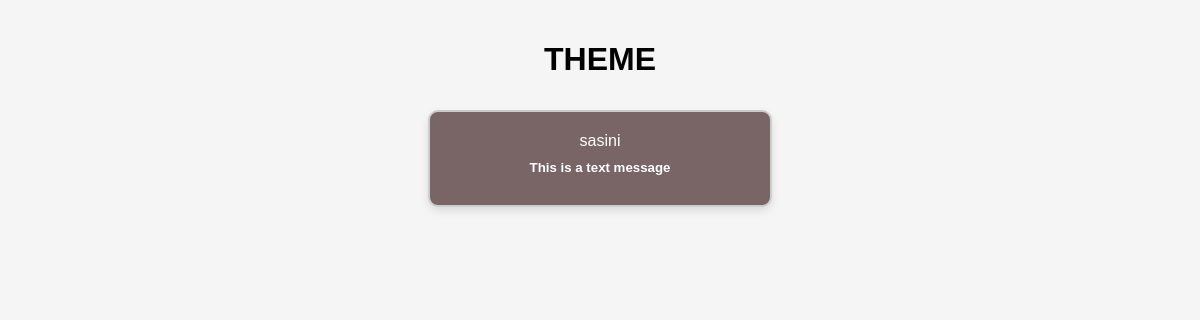
The page /Pages/theme-p/displayBoxes.php on the database as committed earlier.
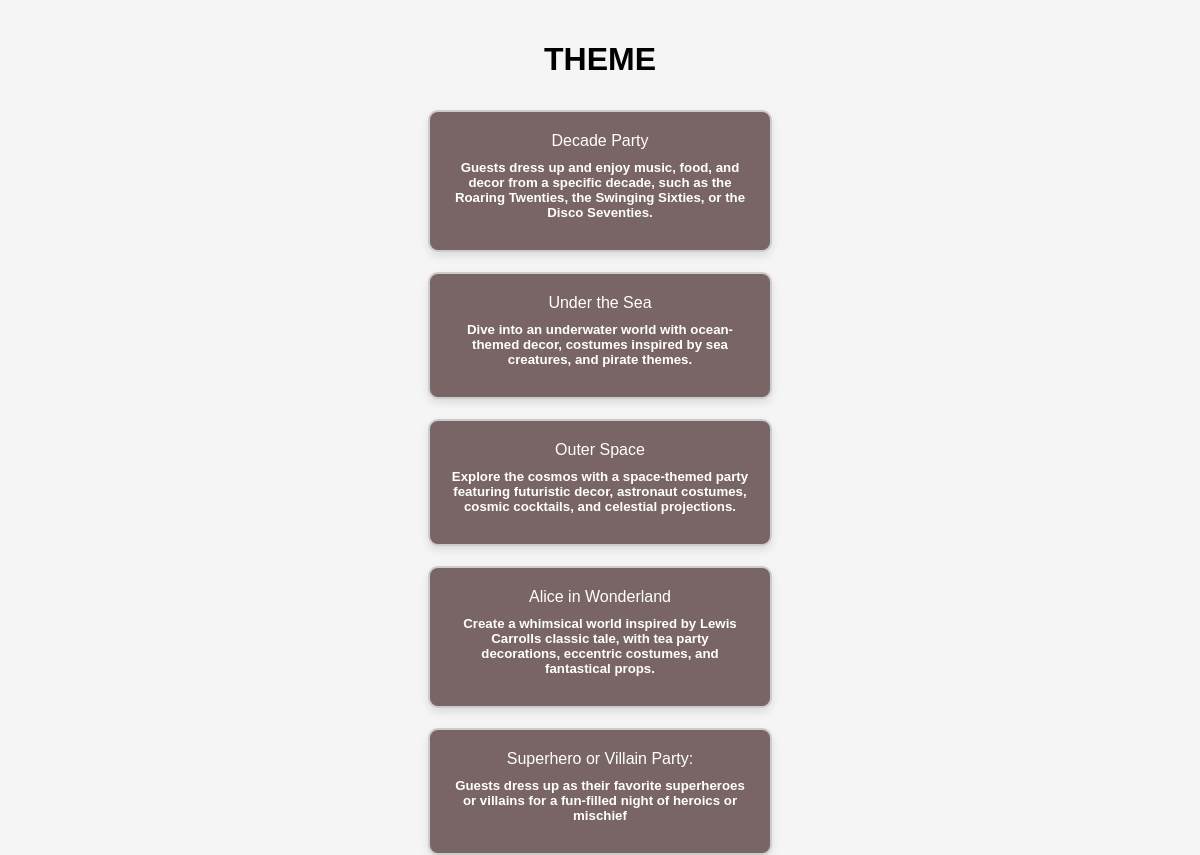
The same page on the database as committed later.
### tables this page shows
CREATE TABLE IF NOT EXISTS `theme` (
    `id` INT(100) NOT NULL AUTO_INCREMENT,
    `admin_id` INT(100) NOT NULL,
    `name` VARCHAR(50) NOT NULL,
    `description` VARCHAR(1000) NOT NULL,
    PRIMARY KEY (`id`),
    FOREIGN KEY (`admin_id`) REFERENCES `admin` (`id`)
);

### Pages/theme-p/displayBoxes.php (the view, shortened to what this page needs)
<?php
include('../../Include/connectin.php');
$sql = "SELECT * FROM theme";
$result = $conn->query($sql);
?>
<!DOCTYPE html>
<html lang="en">
<head>
  <link rel="stylesheet" href="https://cdnjs.cloudflare.com/ajax/libs/font-awesome/5.15.3/css/all.min.css">
</head>
<body>
  <h1>THEME</h1>
<?php if ($result->num_rows > 0): ?>
  <?php while ($row = $result->fetch_assoc()): ?>
    <div class="database-box" onclick="saveAndRedirect(<?= $row['id'] ?>)">
      <?= $row['name'] ?>
        <h5><?= $row['description'] ?></h5>
    </div>
  <?php endwhile; ?>
<?php endif; ?>
</body>
</html>

### Include/connectin.php (shortened to what this page needs)
<!DOCTYPE html PUBLIC "-//W3C//DTD XHTML 1.0 Transitional//EN" "http://www.w3.org/TR/xhtml1/DTD/xhtml1-transitional.dtd">
<html xmlns="http://www.w3.org/1999/xhtml">
<head>
</head>
<body>
</body>
</html>

### Pages/theme-p/displayBoxes.php (style rules this page uses)
:root { --box-bg-color: #796565; --box-hover-bg-color: #9a8e8e; --box-border-color: #ccc; --text-color: #fff; --hover-scale: 1.05; --transition-speed: 0.3s; --font-family: 'Arial', sans-serif; }
body { display: flex; flex-direction: column; align-items: center; justify-content: start; height: 100vh; margin: 0; background-color: #f5f5f5; font-family: var(--font-family); overflow: auto; padding-top: 20px; }
.database-box { width: 300px; margin: 10px; background-color: var(--box-bg-color); color: var(--text-color); border: 2px solid var(--box-border-color); padding: 20px; box-shadow: 0 4px 8px rgba(0, 0, 0, 0.1); border-radius: 10px; text-align: center; transition: transform var(--transition-speed) ease, background-color var(--transition-speed) ease; cursor: pointer; position: relative; }
h4, h5 { margin: 10px 0; }

Rows that differ between the two databases and show on the page:
removed theme: name "sasini", description "This is a text message"
added theme: name "Decade Party", description "Guests dress up and enjoy music, food, and decor from a specific decade, such as the Roaring Twenties, the Swinging Sixties, or the Disco Seventies."
added theme: name "Under the Sea", description "Dive into an underwater world with ocean-themed decor, costumes inspired by sea creatures, and pirate themes."
added theme: name "Outer Space", description "Explore the cosmos with a space-themed party featuring futuristic decor, astronaut costumes, cosmic cocktails, and celestial projections."
added theme: name "Alice in Wonderland", description "Create a whimsical world inspired by Lewis Carrolls classic tale, with tea party decorations, eccentric costumes, and fantastical props."
added theme: name "Superhero or Villain Party:", description "Guests dress up as their favorite superheroes or villains for a fun-filled night of heroics or mischief"
